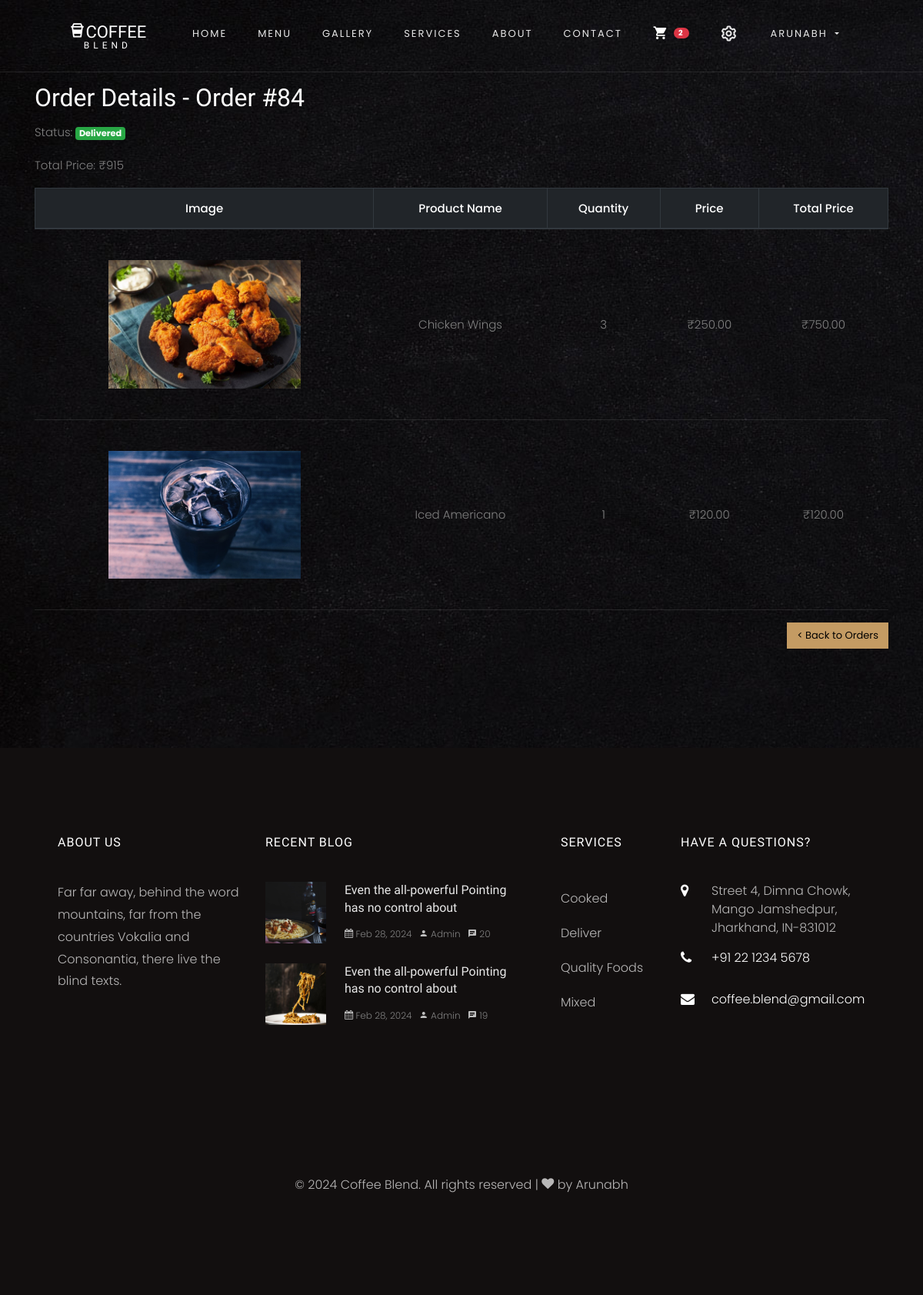
Page /users/order_details.php?order_id=84 (signed in) on the committed database.
### tables this page shows
CREATE TABLE `orders` (
  `id` int(10) NOT NULL,
  `first_name` varchar(200) NOT NULL,
  `last_name` varchar(200) NOT NULL,
  `state` varchar(200) NOT NULL,
  `street_address` varchar(200) NOT NULL,
  `town` varchar(200) NOT NULL,
  `zip_code` int(20) NOT NULL,
  `phone` varchar(20) NOT NULL,
  `email` varchar(200) NOT NULL,
  `user_id` int(10) NOT NULL,
  `status` varchar(200) NOT NULL,
  `total_price` int(10) NOT NULL,
  `pay_id` int(11) DEFAULT NULL,
  `pay_type` varchar(200) NOT NULL,
  `pay_status` varchar(200) NOT NULL,
  `created_at` timestamp NOT NULL DEFAULT current_timestamp()
);

CREATE TABLE `order_items` (
  `id` int(11) NOT NULL,
  `product_id` int(11) NOT NULL,
  `order_id` int(11) NOT NULL,
  `product_name` varchar(255) NOT NULL,
  `quantity` int(11) NOT NULL,
  `price` decimal(10,2) NOT NULL,
  `product_image` varchar(255) NOT NULL
);

CREATE TABLE `products` (
  `id` int(10) NOT NULL,
  `name` varchar(200) NOT NULL,
  `image` varchar(200) NOT NULL,
  `description` varchar(200) NOT NULL,
  `price` int(10) NOT NULL,
  `type` varchar(200) NOT NULL,
  `stock_quantity` int(10) NOT NULL,
  `created_at` timestamp NOT NULL DEFAULT current_timestamp()
);

### users/order_details.php (the view, shortened to what this page needs)
<?php
require "../includes/header.php";
require "../config/config.php";
$order_id = $_GET['order_id'];
$orderDetailsQuery = $conn->prepare("SELECT * FROM orders WHERE id = :order_id AND user_id = :user_id");
$orderDetailsQuery->bindParam(':order_id', $order_id, PDO::PARAM_INT);
$orderDetailsQuery->bindParam(':user_id', $_SESSION['user_id'], PDO::PARAM_INT);
$orderDetailsQuery->execute();
$orderDetails = $orderDetailsQuery->fetch(PDO::FETCH_OBJ);
$orderItemsQuery = $conn->prepare("SELECT oi.*, p.name AS product_name, p.image AS product_image FROM order_items oi
                                   INNER JOIN products p ON oi.product_id = p.id
                                   WHERE oi.order_id = :order_id");
$orderItemsQuery->bindParam(':order_id', $order_id, PDO::PARAM_INT);
$orderItemsQuery->execute();
$orderedItems = $orderItemsQuery->fetchAll(PDO::FETCH_OBJ);
?>
<section class="ftco-section ftco-cart">
    <div class="container">
        <div class="row">
            <div class="col-md-12 ftco-animate">
                <div class="cart-list">
                    <h2>Order Details - Order #<?php echo $orderDetails->id; ?></h2>
                    <p>Status: <?php $status = $orderDetails->status;
                                                $badge_class = '';
                                                switch ($status) {
                                                    case 'Delivered':
                                                        $badge_class = 'badge badge-success';
                                                        break;
                                                }
                                                ?>
                                                <span class="<?php echo $badge_class; ?>"><?php echo $status; ?></span></p>
                    <p>Total Price: ₹<?php echo $orderDetails->total_price; ?></p>
                    <div class="table-responsive">
                        <table class="table table-bordered table-hover">
                            <thead class="thead-dark">
                                <tr>
                                <th>Image</th>
                                <th>Product Name</th>
                                <th>Quantity</th>
                                <th>Price</th>
                                <th>Total Price</th>
                            </tr>
                        </thead>
                        <tbody>
                            <?php foreach ($orderedItems as $item) : ?>
                                <tr>
                                <td class="image-prod"><img src="<?php echo IMAGEPRODUCTS; ?>/<?php echo $item->product_image; ?>" alt="Product Image" class="img-fluid" style="max-width: 250px; max-height: 250px;"></td>
                                    <td><?php echo $item->product_name; ?></td>
                                    <td><?php echo $item->quantity; ?></td>
                                    <td>₹<?php echo $item->price; ?></td>
                                    <td>₹<?php echo number_format($item->quantity * $item->price, 2); ?></td>
                                </tr>
                            <?php endforeach; ?>
                        </tbody>
                    </table>
                    <div class="text-right mb-4">
                        <a href="<?php echo APPURL . '/users/orders.php'; ?>" class="btn btn-primary">&lt; Back to Orders</a>
                    </div>
                    </div>
                </div>
            </div>
        </div>
    </div>
</section>
<?php require "../includes/footer.php"; ?>

### rows in the picture
orders: id "84", status "Delivered", total_price "915"
order_items: product.image (picture), product.name "Chicken Wings", quantity "3", price "250.00", $item->quantity * $item->price "750.00"
order_items: product.image (picture), product.name "Iced Americano", quantity "1", price "120.00", $item->quantity*$item->price "120.00"

### other values in the picture
$cartCount "2"
$_SESSION['username'] "ARUNABH"
